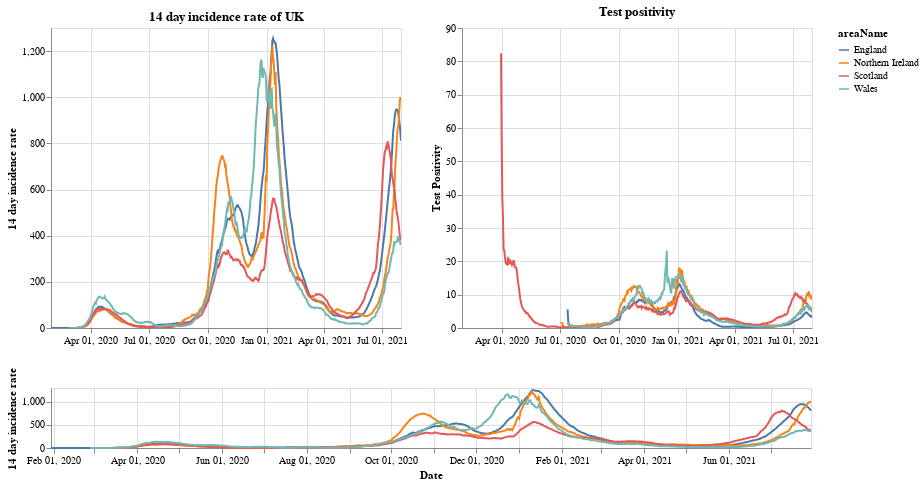

The notebook cell saved with this chart:
### Markdown cell above
# Plots

First a plot with each country in the UK. The top right shows the positivity rate for (which is the percentage of registered tests which were positive) while the top left is the 14 day incidence rate. The bottom chart can be used to select the timeframe (does not work on a mobile device).

### Code cell
#collapse
brush = alt.selection(type='interval', name='DateBrush',encodings=['x'],fields=['Time'])
leg_selection = alt.selection_multi(fields=['areaName'], bind='legend')

base = alt.Chart(uk_cases).mark_line().encode(
    x=alt.X("yearmonthdate(date):T", axis=alt.Axis(title='Date')),
    y=alt.Y("twoWeeklyCasesRate:Q", axis=alt.Axis(title='14 day incidence rate')),
    tooltip=['areaName', 'date','twoWeeklyCasesRate', 'testPositivity'],
    color='areaName',
    opacity=alt.condition(leg_selection, alt.value(2), alt.value(0.1))
).add_selection(leg_selection).properties(width=350)

upper = base.encode(alt.X('yearmonthdate(date):T', axis=alt.Axis(title=''),
                         scale=alt.Scale(domain=brush))
                   ).properties(title=f'14 day incidence rate of UK')
upper_right = upper.encode(alt.Y('testPositivity:Q', axis=alt.Axis(title='Test Positivity'))).properties(title='Test positivity')
lower = base.properties(height=60, width = 760).add_selection(brush)

(upper | upper_right) & lower

### Figure 1 — Vega-Lite specification as saved in the notebook (floating-point values rounded to 4 significant figures; data arrays with more than 128 entries replaced by an {"elided": "..."} marker saying what was removed)
{"config": {"view": {"continuousWidth": 400, "continuousHeight": 300}}, "vconcat": [{"hconcat": [{"mark": "line", "encoding": {"color": {"type": "nominal", "field": "areaName"}, "opacity": {"condition": {"value": 2, "selection": "selector001"}, "value": 0.1}, "tooltip": [{"type": "nominal", "field": "areaName"}, {"type": "temporal", "field": "date"}, {"type": "quantitative", "field": "twoWeeklyCasesRate"}, {"type": "quantitative", "field": "testPositivity"}], "x": {"type": "temporal", "axis": {"title": ""}, "field": "date", "scale": {"domain": {"selection": "DateBrush"}}, "timeUnit": "yearmonthdate"}, "y": {"type": "quantitative", "axis": {"title": "14 day incidence rate"}, "field": "twoWeeklyCasesRate"}}, "selection": {"selector001": {"type": "multi", "fields": ["areaName"], "bind": "legend"}}, "title": "14 day incidence rate of UK", "width": 350}, {"mark": "line", "encoding": {"color": {"type": "nominal", "field": "areaName"}, "opacity": {"condition": {"value": 2, "selection": "selector001"}, "value": 0.1}, "tooltip": [{"type": "nominal", "field": "areaName"}, {"type": "temporal", "field": "date"}, {"type": "quantitative", "field": "twoWeeklyCasesRate"}, {"type": "quantitative", "field": "testPositivity"}], "x": {"type": "temporal", "axis": {"title": ""}, "field": "date", "scale": {"domain": {"selection": "DateBrush"}}, "timeUnit": "yearmonthdate"}, "y": {"type": "quantitative", "axis": {"title": "Test Positivity"}, "field": "testPositivity"}}, "selection": {"selector001": {"type": "multi", "fields": ["areaName"], "bind": "legend"}}, "title": "Test positivity", "width": 350}]}, {"mark": "line", "encoding": {"color": {"type": "nominal", "field": "areaName"}, "opacity": {"condition": {"value": 2, "selection": "selector001"}, "value": 0.1}, "tooltip": [{"type": "nominal", "field": "areaName"}, {"type": "temporal", "field": "date"}, {"type": "quantitative", "field": "twoWeeklyCasesRate"}, {"type": "quantitative", "field": "testPositivity"}], "x": {"type": "temporal", "axis": {"title": "Date"}, "field": "date", "timeUnit": "yearmonthdate"}, "y": {"type": "quantitative", "axis": {"title": "14 day incidence rate"}, "field": "twoWeeklyCasesRate"}}, "height": 60, "selection": {"selector001": {"type": "multi", "fields": ["areaName"], "bind": "legend"}, "DateBrush": {"type": "interval", "encodings": ["x"], "fields": ["Time"]}}, "width": 760}], "data": {"name": "data-0a2881e2804efb5b0d5973f08b0ecc31"}, "$schema": "https://vega.github.io/schema/vega-lite/v4.8.1.json", "datasets": {"data-0a2881e2804efb5b0d5973f08b0ecc31": {"elided": "2100 records"}}}
